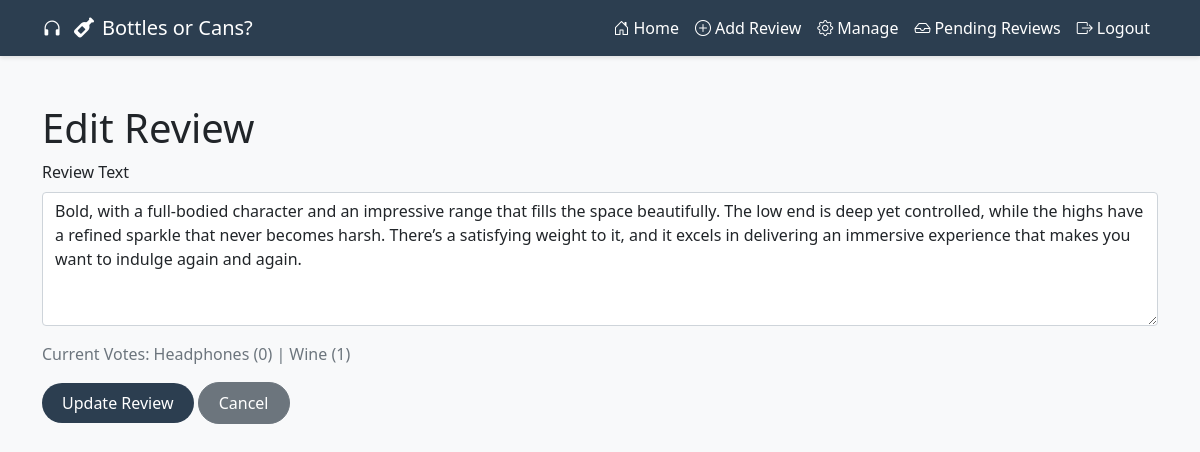
Screenshot of /edit-review/2 (signed in) with the database file from the repository.
### app.py (models this page shows)
class Review(db.Model):
    id = db.Column(db.Integer, primary_key=True)
    text = db.Column(db.String(500), nullable=False)
    votes_headphones = db.Column(db.Integer, default=0)
    votes_wine = db.Column(db.Integer, default=0)
    created_at = db.Column(db.DateTime, default=datetime.utcnow)

### app.py (the view)
@app.route('/edit-review/<int:review_id>', methods=['GET', 'POST'])
@login_required
def edit_review(review_id):
    review = Review.query.get_or_404(review_id)
    if request.method == 'POST':
        review.text = request.form.get('review_text')
        db.session.commit()
        flash('Review updated successfully!', 'success')
        return redirect(url_for('manage_reviews'))
    return render_template('edit_review.html', review=review)

### app.py (called while the page is built)
def login_required(f):
    @wraps(f)
    def decorated_function(*args, **kwargs):
        if 'logged_in' not in session:
            flash('Please log in first.', 'warning')
            return redirect(url_for('admin_login'))
        return f(*args, **kwargs)
    return decorated_function

### templates/edit_review.html
{% extends 'base.html' %}
{% block content %}
<div class="container mt-5">
    <h1>Edit Review</h1>
    <form method="POST">
        <div class="mb-3">
            <label for="review_text" class="form-label">Review Text</label>
            <textarea
                class="form-control"
                id="review_text"
                name="review_text"
                rows="5"
                required
            >{{ review.text }}</textarea>
        </div>
        <div class="mb-3">
            <p class="text-muted">
                Current Votes:
                Headphones ({{ review.votes_headphones }}) |
                Wine ({{ review.votes_wine }})
            </p>
        </div>
        <button type="submit" class="btn btn-primary">Update Review</button>
        <a href="{{ url_for('manage_reviews') }}" class="btn btn-secondary">Cancel</a>
    </form>
</div>
{% endblock %}

### templates/base.html (style rules this page uses)
:root { --primary-color: #2c3e50; --secondary-color: #e74c3c; --background-color: #f8f9fa; }
body { background-color: var(--background-color); font-family: 'Segoe UI', Tahoma, Geneva, Verdana, sans-serif; }
.btn { border-radius: 25px; padding: 8px 20px; transition: transform 0.3s ease, box-shadow 0.3s ease; position: relative; z-index: 1; }
.btn-primary { background-color: var(--primary-color); border: none; }

### rows the page displays
Review: review_text "Bold, with a full-bodied character and an impressive range that fills the space beautifully. The low end is deep yet controlled, while the highs have a refined sparkle that never becomes harsh. There’s a satisfying weight to it, and it excels in delivering an immersive experience that makes you want to indulge again and again.", votes_headphones "0", votes_wine "1"
